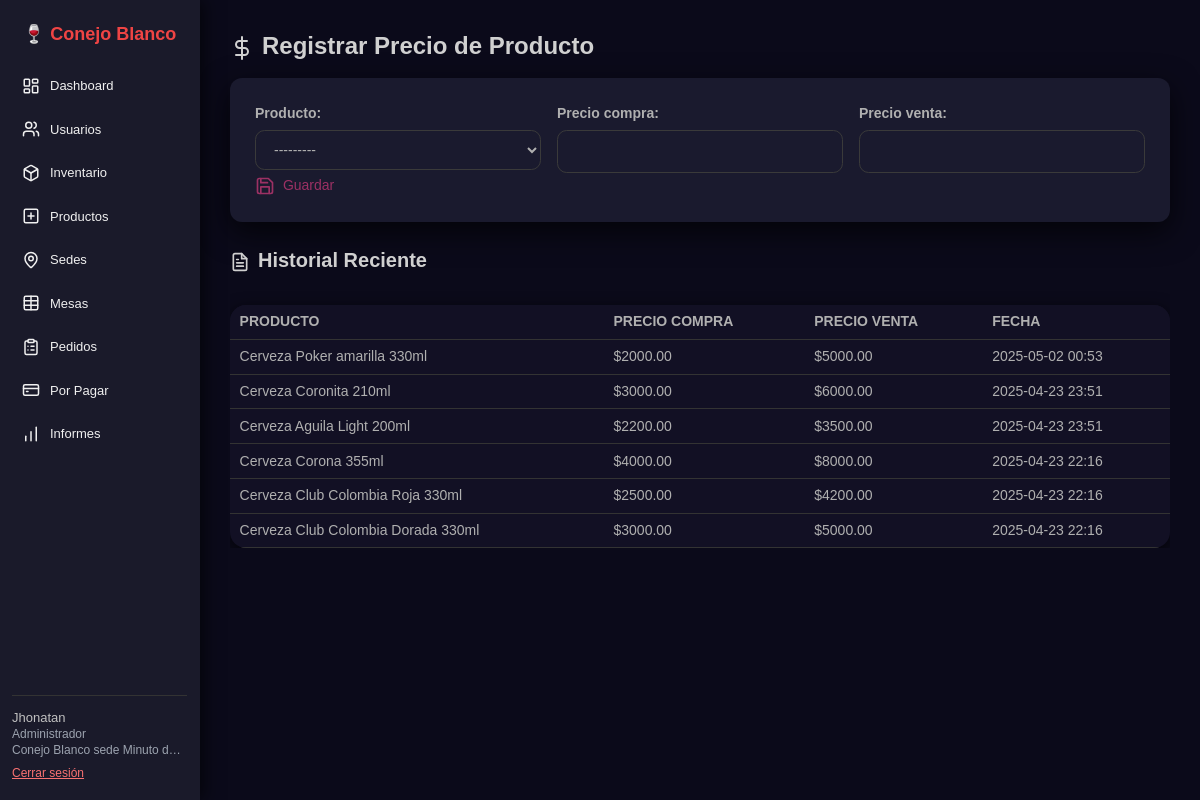
The page /precios/crear/ (signed in) on the database as committed earlier.
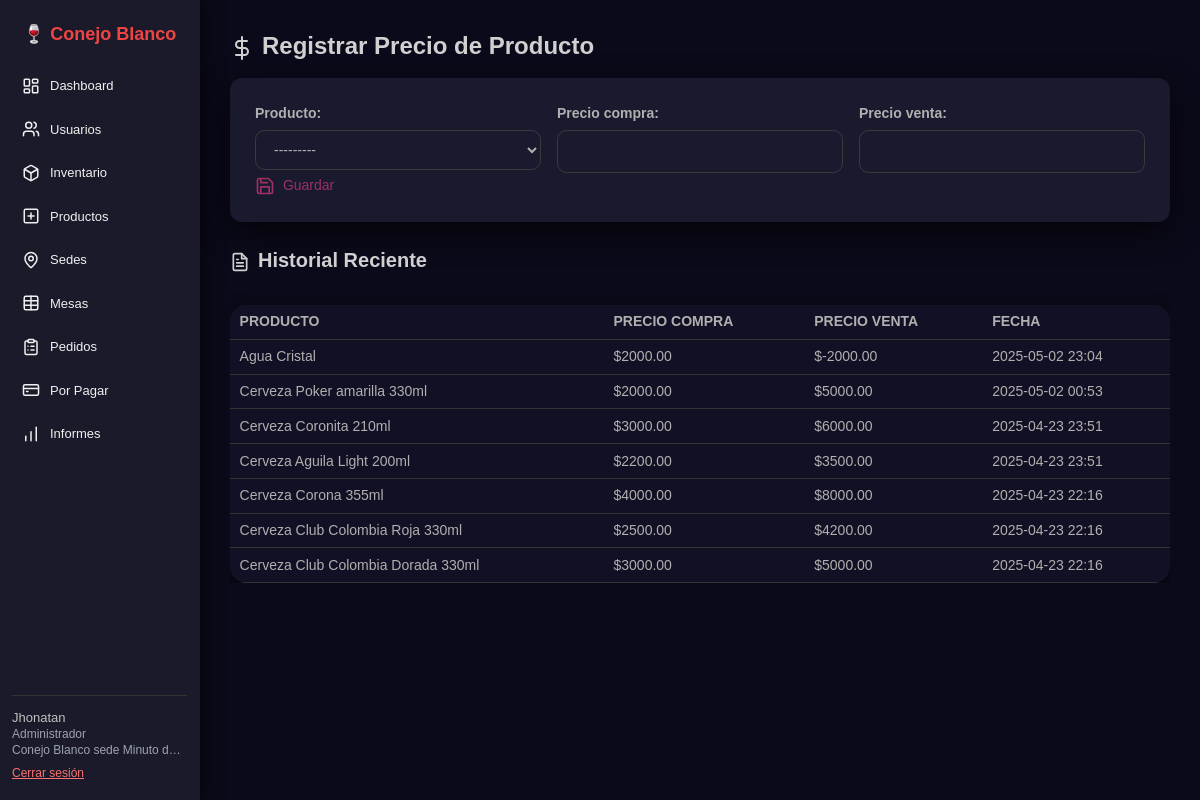
The same page on the database as committed later.
### historial/models.py (models this page shows, shortened)
class HistorialPrecio(models.Model):
    producto = models.ForeignKey(Producto, on_delete=models.CASCADE)
    precio_compra = models.DecimalField(max_digits=10, decimal_places=2)
    precio_venta = models.DecimalField(max_digits=10, decimal_places=2)
    fecha = models.DateTimeField(auto_now_add=True)

### productos/models.py (models this page shows)
class Producto(models.Model):
    nombre = models.CharField(max_length=100)
    descripcion = models.TextField(blank=True, null=True)
    def __str__(self):
        return self.nombre

### historial/views.py (the view)
# urls.py: path('crear/', registrar_precio, name='registrar_precio'),
@login_required
def registrar_precio(request):
    if request.method == 'POST':
        form = PrecioForm(request.POST)
        if form.is_valid():
            historial = form.save()
            inventarios = InventarioProducto.objects.filter(producto=historial.producto)
            for inventario in inventarios:
                inventario.precio_venta = historial.precio_venta
                inventario.save()
            return redirect('registrar_precio')
    else:
        form = PrecioForm()
    historial = HistorialPrecio.objects.select_related('producto').order_by('-fecha')[:20]
    return render(request, 'historial/registrar_precio.html', {
        'form': form,
        'historial': historial
    })

### historial/forms.py (shortened to what this page needs)
class PrecioForm(forms.ModelForm):
    class Meta:
        model = HistorialPrecio
        fields = ['producto', 'precio_compra', 'precio_venta']

### usuarios/context_processors.py (called while the page is built)
def es_admin_processor(request):
    if request.user.is_authenticated:
        return {'es_administrador': request.user.rol == 'administrador'}
    return {'es_administrador': False}

### templates/historial/registrar_precio.html (shortened to what this page needs)
{% extends 'base.html' %}
{% load static %}
{% block head %}
  <link rel="stylesheet" href="{% static 'css/historial/precio_historial.css' %}">
{% endblock %}
{% block content %}
<h2 class="text-2xl font-bold mb-4">
  <i data-feather="dollar-sign" class="inline-block w-6 h-6 mr-2"></i>Registrar Precio de Producto
</h2>
<form method="post" class="mb-6">
  <div class="grid grid-cols-1 md:grid-cols-3 gap-4">
    <div>
      {{ form.producto.label_tag }}
      {{ form.producto }}
    </div>
    <div>
      {{ form.precio_compra.label_tag }}
      {{ form.precio_compra }}
    </div>
    <div>
      {{ form.precio_venta.label_tag }}
      {{ form.precio_venta }}
    </div>
  </div>
  <button type="submit" class="btn-filtrar custom-btn-filtrar">
    <i data-feather="save" class="inline-block w-5 h-5 mr-1"></i> Guardar
  </button>
</form>
<h3 class="text-xl font-semibold mt-6 mb-4">
  <i data-feather="file-text" class="inline-block w-5 h-5 mr-2"></i>Historial Reciente
</h3>
<div class="overflow-x-auto">
  <table class="historial-table">
    <thead>
      <tr>
        <th>Producto</th>
        <th>Precio Compra</th>
        <th>Precio Venta</th>
        <th>Fecha</th>
      </tr>
    </thead>
    <tbody>
      {% for item in historial %}
        <tr>
          <td>{{ item.producto.nombre }}</td>
          <td>${{ item.precio_compra }}</td>
          <td>${{ item.precio_venta }}</td>
          <td>{{ item.fecha|date:"Y-m-d H:i" }}</td>
        </tr>
      {% empty %}
        <tr>
          <td colspan="4" class="text-center">No hay historial aún.</td>
        </tr>
      {% endfor %}
    </tbody>
  </table>
</div>
{% endblock %}

Rows that differ between the two databases and show on the page:
added HistorialPrecio: producto.nombre "Agua Cristal", precio_compra "2000.00", precio_venta "-2000.00", fecha "2025-05-02 23:04"
